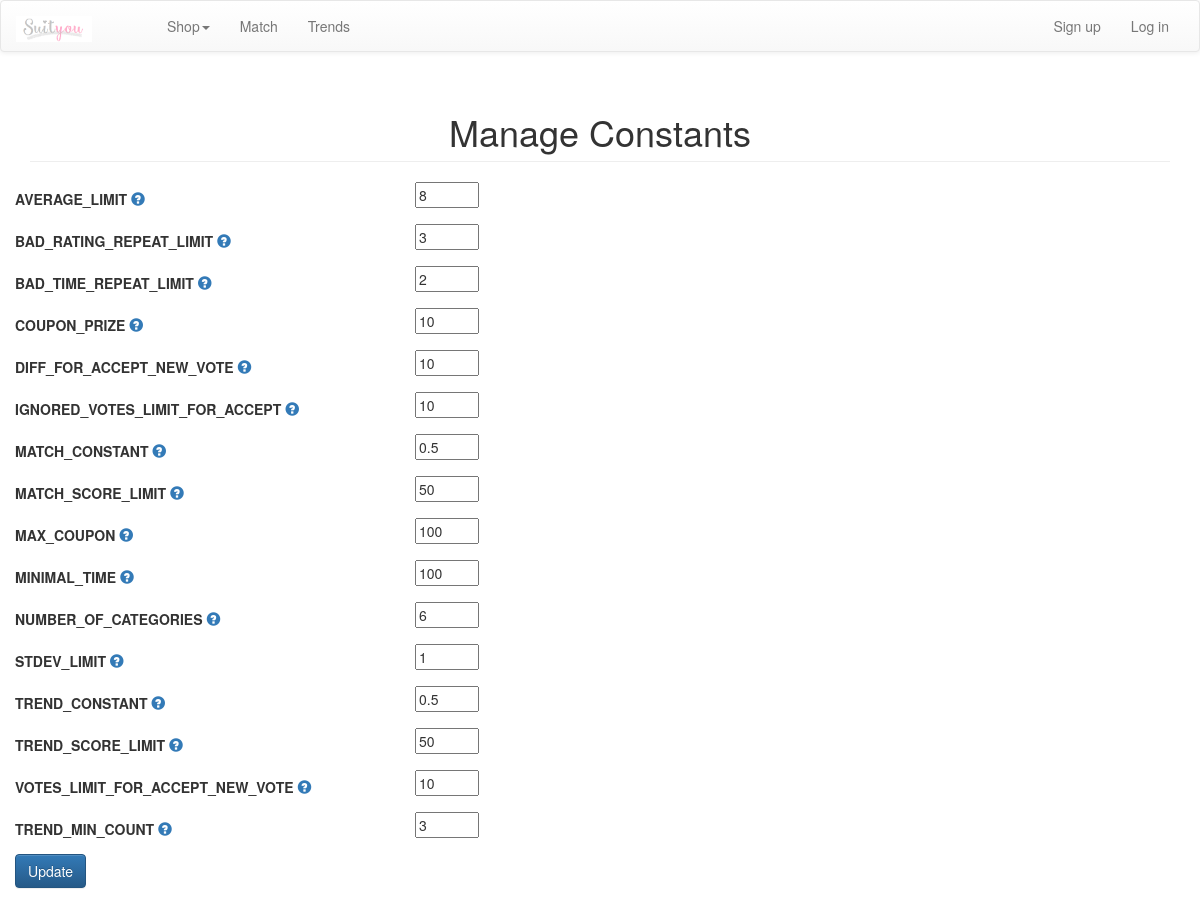
Page /constants.php on the earlier database version.
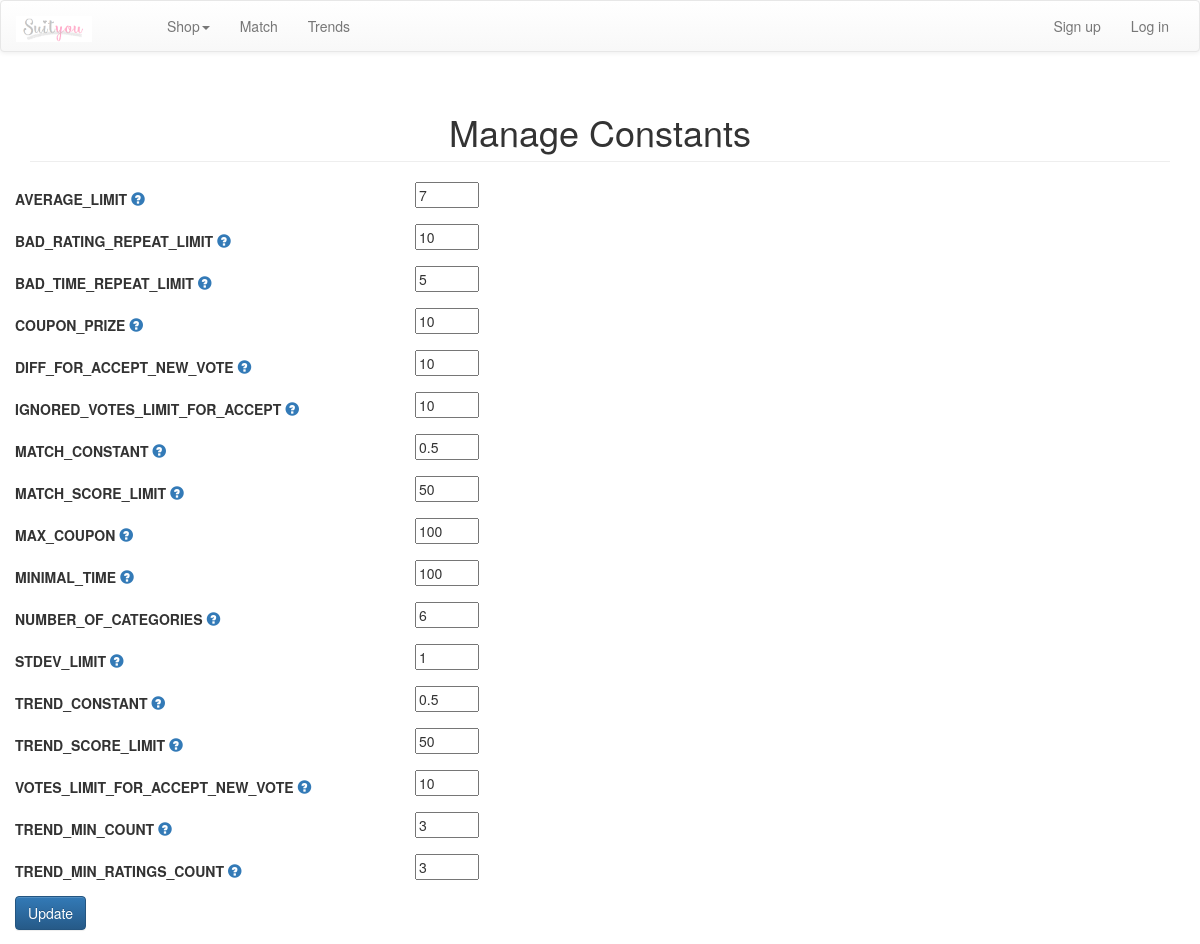
Same page on the later database version.
### tables this page shows
CREATE TABLE IF NOT EXISTS `constants` (
  `name` varchar(255) NOT NULL,
  `description` text NOT NULL,
  `value` float NOT NULL,
  UNIQUE KEY `name` (`name`)
);

### algorithms.php (called while the page is built, shortened)
<?php
	function getConstantsWithDescription() {
		$result = array();
		$constantQuery = mysql_query("SELECT * FROM constants");
		while ($row = mysql_fetch_array($constantQuery)) {
			$result[$row['name']] = array("value" => $row['value'], "description" => $row['description']);
		}
		return $result;
	}
?>

### constants.php (the view, shortened to what this page needs)
<?php
include("header.php");
include("algorithms.php");
$constantsArray = getConstantsWithDescription();
?>
<div class="container">
	<div class="row">
		<div class="col-lg-12">
			<h1 class="page-header" align="center">
				Manage Constants
			</h1>
		</div>
	</div>
		<form id="update_constants" class="form-horizontal" action="constants_update.php" method="post" role="form"/>
			<?php
			 	foreach($constantsArray as $constName=>$constData) {
			?>
			   <div class="row">
					<div class="form-group">
						<div class="col-md-4">
	                    	<label class="control-label" for="<?php echo $constName; ?>"><?php echo $constName; ?>
								<a tabindex="0" role="button" data-toggle="popover" data-trigger = "focus"
								title="Description" data-content= "<?php echo $constData['description']; ?>">
								<span class = "glyphicon glyphicon-question-sign"></span></a>
							</label>
						</div>
						<div class="col-md-8">
	                    	<input type="text" size="5" name="<?php echo $constName; ?>" id="name" value="<?php echo $constData['value']; ?>" />
						</div>
					</div>
				</div>
	 <?php } ?>
	  <div class="row">
		 <div class="col-md-12" style="padding: 0">
	 		 <input class="btn btn-primary" type="submit" value="Update" name="submit"/>
		 </div>
	  </div>
	</div>

### header.php (shortened to what this page needs)
<html>
<head>
  <link rel="stylesheet" href="https://maxcdn.bootstrapcdn.com/bootstrap/3.3.4/css/bootstrap.min.css">
  <link rel="stylesheet" href="https://maxcdn.bootstrapcdn.com/bootstrap/3.3.4/css/bootstrap-theme.min.css">
  <link rel="stylesheet" type="text/css" href="style/style.css?8" />
</head>
<body>
<nav class="navbar navbar-default">
  <div class="container-fluid">
    <div class="navbar-header">
      <a class="navbar-brand" href="index.php">	<img src="images/Banner.png"/  style="width: 76; height=26">
    </div>
    <div class="collapse navbar-collapse" id="bs-example-navbar-collapse-1">
      <ul class="nav navbar-nav navbar-left">
        <li class="dropdown">
          <a href="#" class="dropdown-toggle" data-toggle="dropdown" role="button" aria-expanded="false">Shop<span class="caret"></span></a>
        </li>
        <li><a href="matching.php">Match</a></li>
        <li><a href="trends.php">Trends</a></li>
      </ul>
      <ul class="nav navbar-nav navbar-right">
     <?php if(isset($_SESSION['user_id'],$_SESSION['email']))
        {
     ?>
          <p class="navbar-text">Hello <?php echo $_SESSION['email']?></p>
          <li><a href="cart.php">Shopping Cart</a></li>
		  <li><a href="user_purchases.php">My Purchases</a></li>
          <li><a href="profile.php">Profile</a></li>
          <li><a href="connexion.php">Logout</a></li>
     <?php if (isset($_SESSION['is_designer']) && !empty($_SESSION['is_designer']))
          {
     ?>
          <li><a href="manage_items.php">Manage Items</a></li>
    <?php }
	 	if (isset($_SESSION['is_admin']) && !empty($_SESSION['is_admin']))
         {
    ?>
         <li><a href="manage.php">Manage Site</a></li>
   <?php }
        }  else  {
     ?>
          <li><a href="sign_up.php">Sign up</a></li>
          <li><a href="connexion.php">Log in</a></li>
  <?php } ?>
      </ul>
    </div>
  </div>
</nav>

Differences in the rows shown:
changed constants (number 1 of 17 on the later page): AVERAGE_LIMIT "8" → "7"
changed constants (number 2 of 17 on the later page): BAD_RATING_REPEAT_LIMIT "3" → "10"
changed constants (number 3 of 17 on the later page): BAD_TIME_REPEAT_LIMIT "2" → "5"
added constants: constName "TREND_MIN_RATINGS_COUNT", TREND_MIN_RATINGS_COUNT "3"
